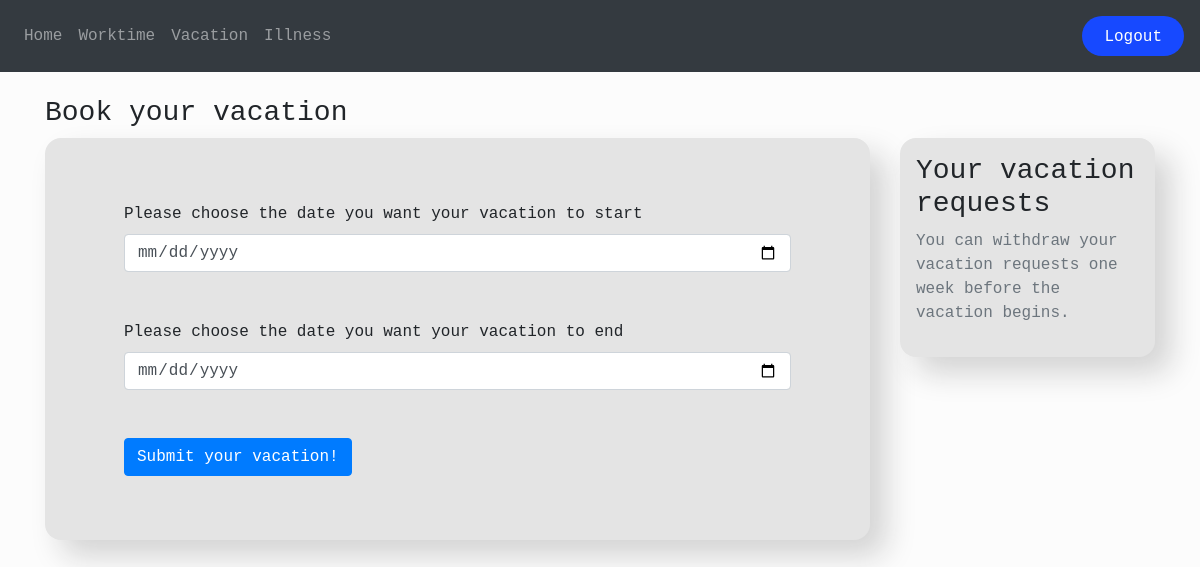
Page /vacation (signed in) on the earlier database version.
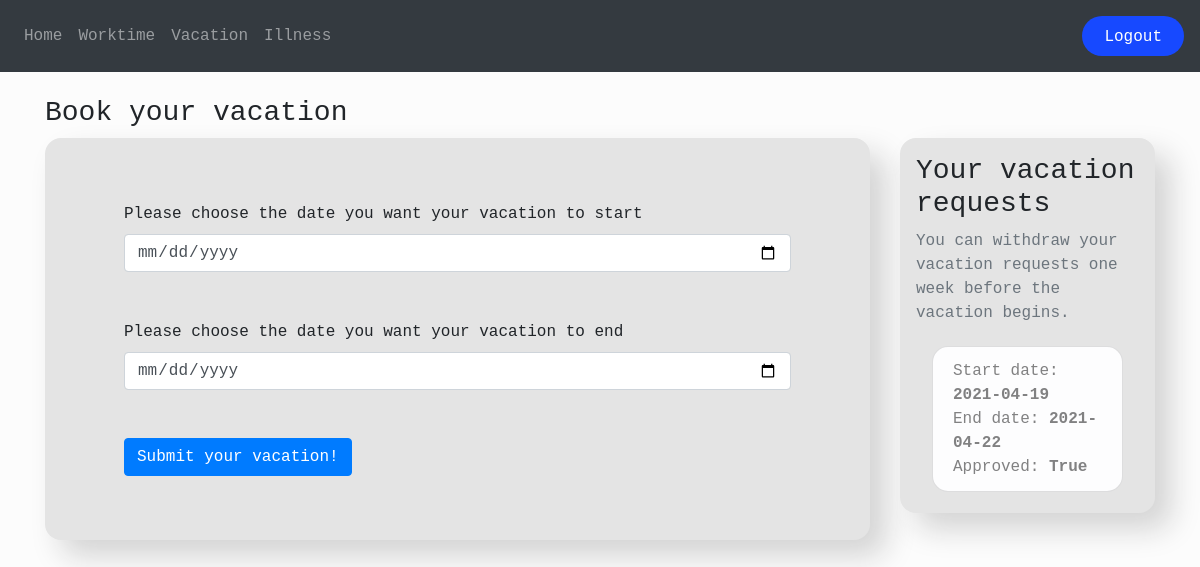
Same page on the later database version.
### app/models.py (models this page shows, shortened)
class Vacation(db.Model):
    id = db.Column(db.Integer, primary_key=True)
    start_date = db.Column(db.Date)
    end_date = db.Column(db.Date)
    user_id = db.Column(db.Integer, db.ForeignKey('user.id'))
    approved = db.Column(db.Boolean, default=False)

### app/vacation.py (the view, shortened to what this page needs)
@vac.route('/vacation', methods=['GET', 'POST'])
@login_required
def vacation():
    user = User.query.filter_by(id=session.get('user_id')).first()
    requests = Vacation.query.filter_by(user_id=user.id).all()
    return render_template('vacation.html', user=current_user, requests=requests, roles_id=session.get('roles_id'))

### app/templates/vacation.html (shortened to what this page needs)
{% extends 'base.html' %}
{% block page_header %}
<h3>Book your vacation</h3>
{% endblock page_header %}
{% block content %}
<div class="container">
    <div class="row">
        <div class="col-sm-9">
            <div class="vacation-requests-personal">
                <form method="POST">
                    <div class="container">
                        <div class="md-form mx-5 my-5">
                            <label for="start_date">Please choose the date you want your vacation to start</label>
                            <input type="date" name="start_date" id="start_date" class="form-control" required>
                        </div>
                        <div class="md-form mx-5 my-5">
                            <label for="end_date">Please choose the date you want your vacation to end</label>
                            <input type="date" name="end_date" id="end_date" class="form-control" required>
                        </div>
                        <div class="md-form mx-5 my-5">
                            <button type="submit" class="btn btn-primary">Submit your vacation!</button>
                        </div>
                    </div>
                </form>
            </div>
        </div>
        <div class="col-sm-3">
            <div class="vacation-requests-personal">
                <div class="content-section">
                    <h3>Your vacation requests</h3>
                    <p class='text-muted'>
                        You can withdraw your vacation requests one week before the vacation begins.
                    </p>
                    <ul class="list-group" >
                        {% for request in requests %}
                        <li class="list-group-item list-group-item-light individual-request" style="border-radius: 1em; margin:5px 1em">
                            Start date: <strong>{{request.start_date}}</strong>
                            <br>
                            End date: <strong>{{request.end_date}}</strong>
                            <br>
                            Approved: <strong>{{request.approved}}</strong>
                        </li>
                        {% endfor %}
                    </ul>
                </div>
            </div>
        </div>
    </div>
</div>
{% endblock content %}

Differences in the rows shown:
now on this page (row edited): Vacation: start_date "2021-04-19", end_date "2021-04-22", approved "True"
